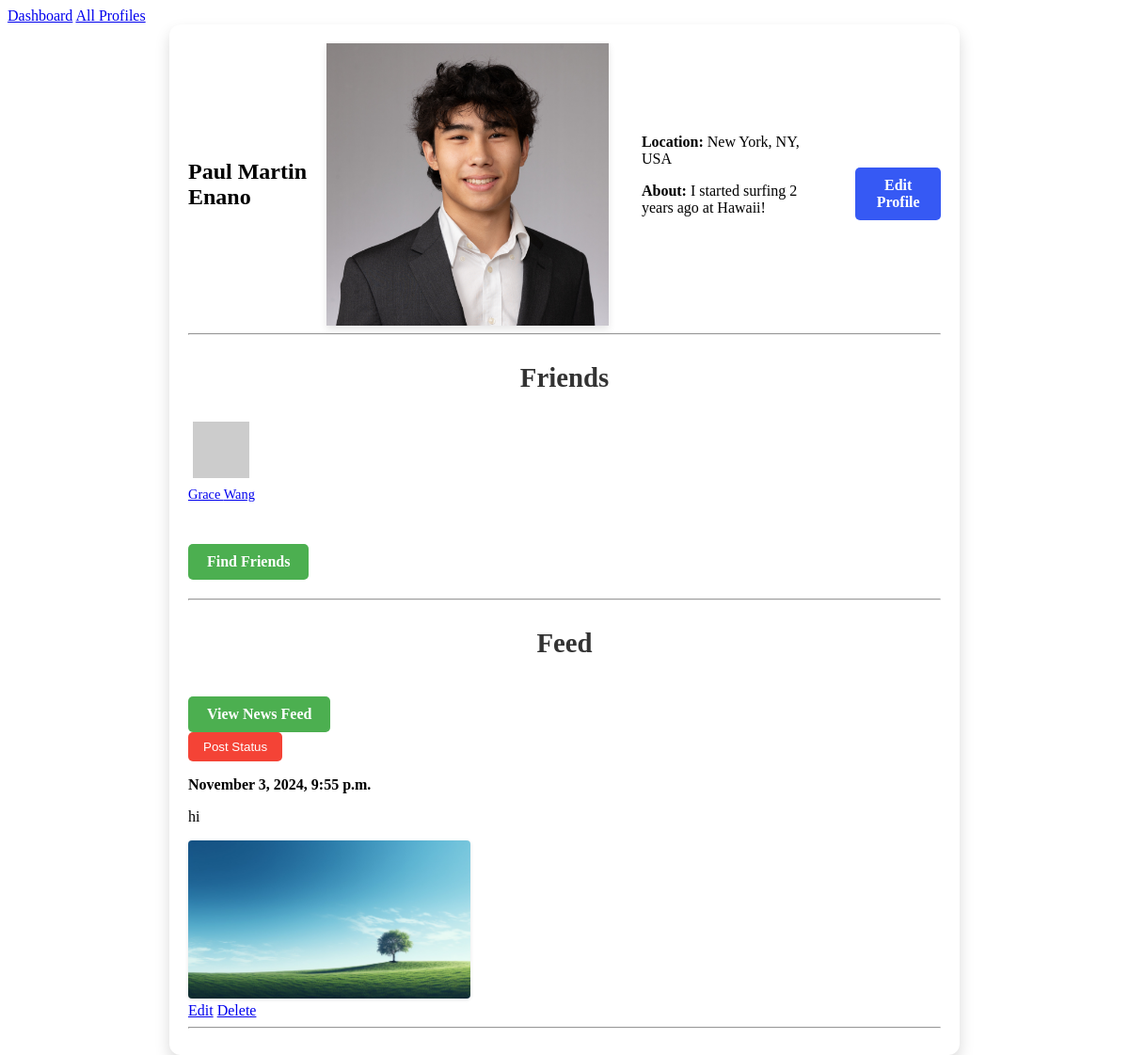
Page /profile/6/ (signed in) on the earlier database version.
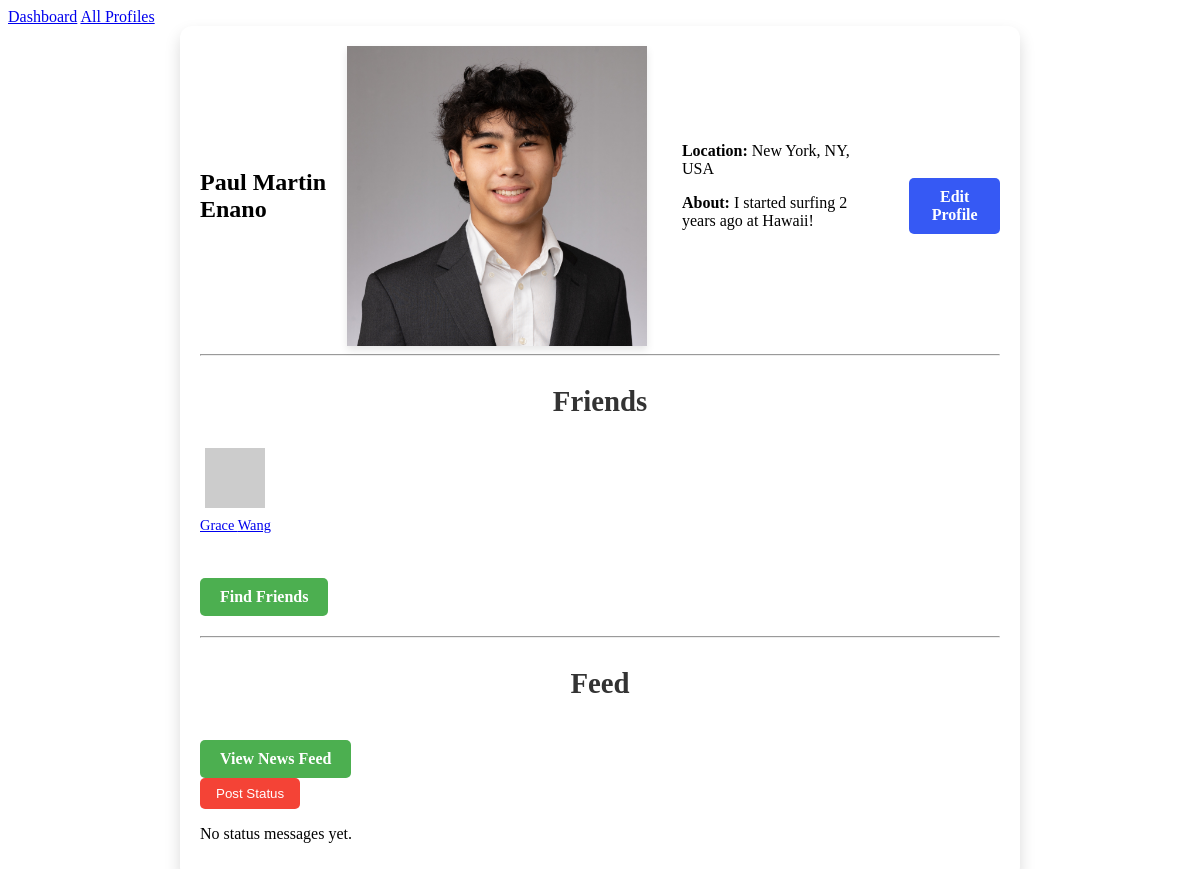
Same page on the later database version.
### tide/models.py (models this page shows, shortened)
class Profile(models.Model):
    user = models.OneToOneField(User, on_delete=models.CASCADE)  # Each user has one profile
    fname = models.CharField(max_length=100)
    lname = models.CharField(max_length=100)
    city = models.CharField(max_length=100)
    email = models.EmailField()
    image = models.ImageField(upload_to='profile_images/', blank=True, null=True)
    bio = models.TextField(default="This is where you can add a bio or description about the user.", blank=True)
    def get_friends(self):
        friends = Friend.objects.filter(models.Q(profile1=self) | models.Q(profile2=self))
        return [f.profile2 if f.profile1 == self else f.profile1 for f in friends]

class StatusMessage(models.Model):
    timestamp = models.DateTimeField(auto_now_add=True)
    message = models.TextField()
    profile = models.ForeignKey('Profile', on_delete=models.CASCADE, related_name='status_messages')
    def get_images(self):
        return self.images.all()

class Image(models.Model):
    image_file = models.ImageField(upload_to='images/')
    status_message = models.ForeignKey('StatusMessage', on_delete=models.CASCADE, related_name='images')

### tide/views.py (the view)
# urls.py: path('profile/<int:pk>/', views.ShowProfilePageView.as_view(), name='show_profile'),
class ShowProfilePageView(LoginRequiredMixin, DetailView):
    model = Profile
    template_name = 'tide/show_profile.html'
    context_object_name = 'profile'
    login_url = '/login/'

### tide/templates/tide/show_profile.html (shortened to what this page needs)
{% extends 'tide/base.html' %}
{% block content %}
<div class="profile-expanded-card">
    <div class="profile-header">
        <h2>{{ profile.fname }} {{ profile.lname }}</h2>
        {% if profile.image %}
            <img src="{{ profile.image.url }}" class="profile-image-large" alt="{{ profile.fname }} {{ profile.lname }}">
        {% else %}
            <img src="https://picsum.photos/400/300" class="profile-image-large" alt="Default Profile Image">
        {% endif %}
        <div class="profile-info">
            <p><strong>Location:</strong> {{ profile.city }}</p>
            <p><strong>About:</strong> {{ profile.bio }}</p>
        </div>
        {% if request.user == profile.user %}
            <a href="{% url 'update_profile' profile.pk %}" class="edit-profile-button">Edit Profile</a>
        {% endif %}
    </div>
    <hr>
    <div class="friends-section">
        <h3>Friends</h3>
        <div class="friends-container">
            {% for friend in profile.get_friends %}
                <div class="friend-card">
                    <a href="{% url 'show_profile' friend.pk %}">
                        {% if friend.image and friend.image.name %}
                            <img src="{{ friend.image.url }}" class="friend-image" alt="{{ friend.fname }} {{ friend.lname }}">
                        {% else %}
                            <img src="https://picsum.photos/60/60" class="friend-image" alt="Default Profile Image">
                        {% endif %}
                        <p class="friend-name">{{ friend.fname }} {{ friend.lname }}</p>
                    </a>
                </div>
            {% empty %}
                <p>{{ profile.fname }} has no friends yet.</p>
            {% endfor %}
        </div>
        <a href="{% url 'friend_suggestions' profile.pk %}" class="profile-button">Find Friends</a>
    </div>
    <hr>
    <div class="profile-newsfeed">
        <h3>Feed</h3>
        {% if request.user == profile.user %}
            <a href="{% url 'news_feed' profile.pk %}" class="profile-button">View News Feed</a>
        {% endif %}
        {% if request.user == profile.user %}
            <form action="{% url 'create_status_message' profile.pk %}" method="post" enctype="multipart/form-data">
                <button type="submit" class="post-status-button">Post Status</button>
            </form>
        {% endif %}
        <div class="status-messages">
            {% for status in profile.status_messages.all %}
                <div class="status-message">
                    <p><strong>{{ status.timestamp|date:"F j, Y, g:i a" }}</strong></p>
                    <p>{{ status.message }}</p>
                    <div class="status-message-images">
                        {% for img in status.get_images %}
                            <img src="{{ img.image_file.url }}" alt="Status Image" class="status-image" style="max-width: 300px;">
                        {% endfor %}
                    </div>
                    {% if request.user == profile.user %}
                        <div class="status-actions">
                            <a href="{% url 'update_status_message' status.pk %}" class="update-status-button">Edit</a>
                            <a href="{% url 'delete_status_message' status.pk %}" class="delete-status-button">Delete</a>
                        </div>
                    {% endif %}
                </div>
                <hr>
            {% empty %}
                <p>No status messages yet.</p>
            {% endfor %}
        </div>
    </div>
</div>
{% endblock %}

Differences in the rows shown:
removed StatusMessage: timestamp "November 3, 2024, 9:55 p.m.", message "hi"
removed Image: image_file (picture)
Other differences:
text now shown: "No status messages yet."
